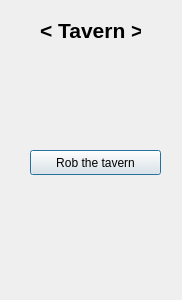
<?xml version="1.0" encoding="UTF-8"?>
<ui version="4.0">
 <class>TavernDialog</class>
 <widget class="QDialog" name="TavernDialog">
  <property name="geometry">
   <rect>
    <x>0</x>
    <y>0</y>
    <width>182</width>
    <height>300</height>
   </rect>
  </property>
  <property name="windowTitle">
   <string>Dialog</string>
  </property>
  <widget class="QLabel" name="label">
   <property name="geometry">
    <rect>
     <x>40</x>
     <y>10</y>
     <width>101</width>
     <height>41</height>
    </rect>
   </property>
   <property name="font">
    <font>
     <pointsize>16</pointsize>
     <weight>75</weight>
     <bold>true</bold>
     <underline>false</underline>
    </font>
   </property>
   <property name="text">
    <string>&lt; Tavern &gt;</string>
   </property>
  </widget>
  <widget class="QPushButton" name="pushButton">
   <property name="geometry">
    <rect>
     <x>30</x>
     <y>150</y>
     <width>131</width>
     <height>25</height>
    </rect>
   </property>
   <property name="text">
    <string>Rob the tavern</string>
   </property>
  </widget>
 </widget>
 <resources/>
 <connections/>
</ui>
